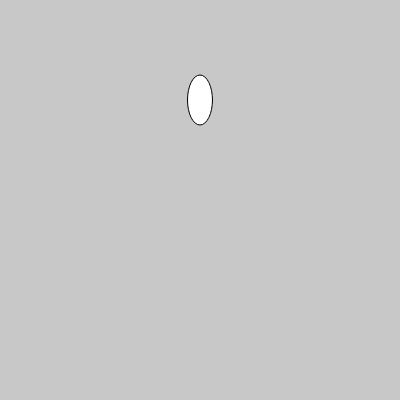
Frame 1 (no input)
Frame 60 (no input): identical to frame 1, image omitted
Frame 120 (the mouse pressed at the canvas centre since frame 60): identical to frame 1, image omitted

The p5.js sketch that drew this single still picture (run headless with seeded random() and noise() and a simulated clock; from frame 60 on, the mouse is pressed at the canvas centre):

// p5.js sketch
// ── sketch.js
function setup() {
  createCanvas(400, 400);
}

function draw() {
    background(200);
    ellipse(200, 100, 25, 50);
}
